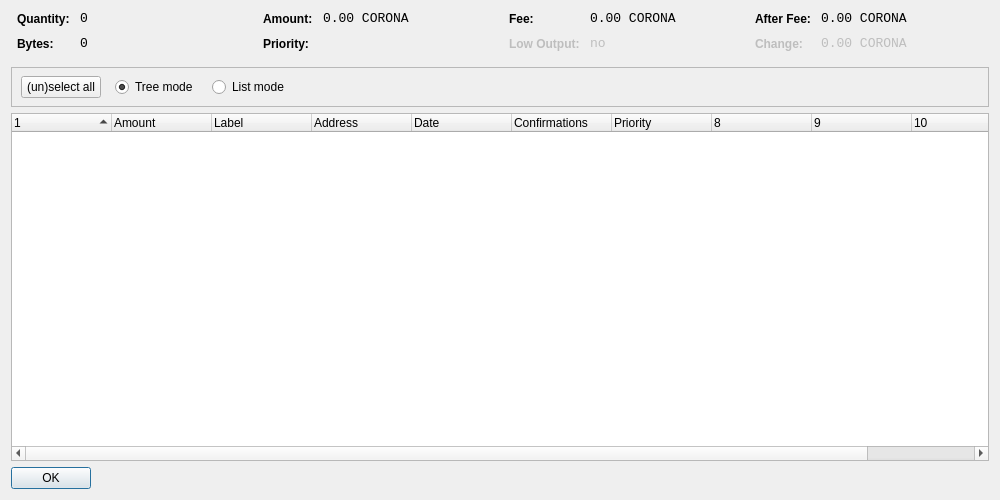
<?xml version="1.0" encoding="UTF-8"?>
<ui version="4.0">
 <class>CoinControlDialog</class>
 <widget class="QDialog" name="CoinControlDialog">
  <property name="geometry">
   <rect>
    <x>0</x>
    <y>0</y>
    <width>1000</width>
    <height>500</height>
   </rect>
  </property>
  <property name="windowTitle">
   <string>Coin Control</string>
  </property>
  <layout class="QVBoxLayout" name="verticalLayout">
   <item>
    <layout class="QHBoxLayout" name="horizontalLayoutTop" stretch="0,0,0,0">
     <property name="topMargin">
      <number>0</number>
     </property>
     <property name="bottomMargin">
      <number>10</number>
     </property>
     <item>
      <layout class="QFormLayout" name="formLayoutCoinControl1">
       <property name="horizontalSpacing">
        <number>10</number>
       </property>
       <property name="verticalSpacing">
        <number>10</number>
       </property>
       <property name="leftMargin">
        <number>6</number>
       </property>
       <property name="rightMargin">
        <number>6</number>
       </property>
       <item row="0" column="0">
        <widget class="QLabel" name="labelCoinControlQuantityText">
         <property name="styleSheet">
          <string notr="true">font-weight:bold;</string>
         </property>
         <property name="text">
          <string>Quantity:</string>
         </property>
        </widget>
       </item>
       <item row="0" column="1">
        <widget class="QLabel" name="labelCoinControlQuantity">
         <property name="font">
          <font>
           <family>Monospace</family>
           <pointsize>10</pointsize>
          </font>
         </property>
         <property name="cursor">
          <cursorShape>IBeamCursor</cursorShape>
         </property>
         <property name="contextMenuPolicy">
          <enum>Qt::ActionsContextMenu</enum>
         </property>
         <property name="text">
          <string notr="true">0</string>
         </property>
         <property name="textInteractionFlags">
          <set>Qt::LinksAccessibleByMouse|Qt::TextSelectableByKeyboard|Qt::TextSelectableByMouse</set>
         </property>
        </widget>
       </item>
       <item row="1" column="0">
        <widget class="QLabel" name="labelCoinControlBytesText">
         <property name="styleSheet">
          <string notr="true">font-weight:bold;</string>
         </property>
         <property name="text">
          <string>Bytes:</string>
         </property>
        </widget>
       </item>
       <item row="1" column="1">
        <widget class="QLabel" name="labelCoinControlBytes">
         <property name="font">
          <font>
           <family>Monospace</family>
           <pointsize>10</pointsize>
          </font>
         </property>
         <property name="cursor">
          <cursorShape>IBeamCursor</cursorShape>
         </property>
         <property name="contextMenuPolicy">
          <enum>Qt::ActionsContextMenu</enum>
         </property>
         <property name="text">
          <string notr="true">0</string>
         </property>
         <property name="textInteractionFlags">
          <set>Qt::LinksAccessibleByMouse|Qt::TextSelectableByKeyboard|Qt::TextSelectableByMouse</set>
         </property>
        </widget>
       </item>
      </layout>
     </item>
     <item>
      <layout class="QFormLayout" name="formLayoutCoinControl2">
       <property name="horizontalSpacing">
        <number>10</number>
       </property>
       <property name="verticalSpacing">
        <number>10</number>
       </property>
       <property name="leftMargin">
        <number>6</number>
       </property>
       <property name="rightMargin">
        <number>6</number>
       </property>
       <item row="0" column="0">
        <widget class="QLabel" name="labelCoinControlAmountText">
         <property name="styleSheet">
          <string notr="true">font-weight:bold;</string>
         </property>
         <property name="text">
          <string>Amount:</string>
         </property>
        </widget>
       </item>
       <item row="0" column="1">
        <widget class="QLabel" name="labelCoinControlAmount">
         <property name="font">
          <font>
           <family>Monospace</family>
           <pointsize>10</pointsize>
          </font>
         </property>
         <property name="cursor">
          <cursorShape>IBeamCursor</cursorShape>
         </property>
         <property name="contextMenuPolicy">
          <enum>Qt::ActionsContextMenu</enum>
         </property>
         <property name="text">
          <string notr="true">0.00 CORONA</string>
         </property>
         <property name="textInteractionFlags">
          <set>Qt::LinksAccessibleByMouse|Qt::TextSelectableByKeyboard|Qt::TextSelectableByMouse</set>
         </property>
        </widget>
       </item>
       <item row="1" column="0">
        <widget class="QLabel" name="labelCoinControlPriorityText">
         <property name="styleSheet">
          <string notr="true">font-weight:bold;</string>
         </property>
         <property name="text">
          <string>Priority:</string>
         </property>
        </widget>
       </item>
       <item row="1" column="1">
        <widget class="QLabel" name="labelCoinControlPriority">
         <property name="font">
          <font>
           <family>Monospace</family>
           <pointsize>10</pointsize>
          </font>
         </property>
         <property name="cursor">
          <cursorShape>IBeamCursor</cursorShape>
         </property>
         <property name="contextMenuPolicy">
          <enum>Qt::ActionsContextMenu</enum>
         </property>
         <property name="text">
          <string/>
         </property>
         <property name="textInteractionFlags">
          <set>Qt::LinksAccessibleByMouse|Qt::TextSelectableByKeyboard|Qt::TextSelectableByMouse</set>
         </property>
        </widget>
       </item>
      </layout>
     </item>
     <item>
      <layout class="QFormLayout" name="formLayoutCoinControl3">
       <property name="horizontalSpacing">
        <number>10</number>
       </property>
       <property name="verticalSpacing">
        <number>10</number>
       </property>
       <property name="leftMargin">
        <number>6</number>
       </property>
       <property name="rightMargin">
        <number>6</number>
       </property>
       <item row="0" column="0">
        <widget class="QLabel" name="labelCoinControlFeeText">
         <property name="styleSheet">
          <string notr="true">font-weight:bold;</string>
         </property>
         <property name="text">
          <string>Fee:</string>
         </property>
        </widget>
       </item>
       <item row="0" column="1">
        <widget class="QLabel" name="labelCoinControlFee">
         <property name="font">
          <font>
           <family>Monospace</family>
           <pointsize>10</pointsize>
          </font>
         </property>
         <property name="cursor">
          <cursorShape>IBeamCursor</cursorShape>
         </property>
         <property name="contextMenuPolicy">
          <enum>Qt::ActionsContextMenu</enum>
         </property>
         <property name="text">
          <string notr="true">0.00 CORONA</string>
         </property>
         <property name="textInteractionFlags">
          <set>Qt::LinksAccessibleByMouse|Qt::TextSelectableByKeyboard|Qt::TextSelectableByMouse</set>
         </property>
        </widget>
       </item>
       <item row="1" column="0">
        <widget class="QLabel" name="labelCoinControlLowOutputText">
         <property name="enabled">
          <bool>false</bool>
         </property>
         <property name="styleSheet">
          <string notr="true">font-weight:bold;</string>
         </property>
         <property name="text">
          <string>Low Output:</string>
         </property>
        </widget>
       </item>
       <item row="1" column="1">
        <widget class="QLabel" name="labelCoinControlLowOutput">
         <property name="enabled">
          <bool>false</bool>
         </property>
         <property name="font">
          <font>
           <family>Monospace</family>
           <pointsize>10</pointsize>
          </font>
         </property>
         <property name="cursor">
          <cursorShape>IBeamCursor</cursorShape>
         </property>
         <property name="contextMenuPolicy">
          <enum>Qt::ActionsContextMenu</enum>
         </property>
         <property name="text">
          <string notr="true">no</string>
         </property>
         <property name="textInteractionFlags">
          <set>Qt::LinksAccessibleByMouse|Qt::TextSelectableByKeyboard|Qt::TextSelectableByMouse</set>
         </property>
        </widget>
       </item>
      </layout>
     </item>
     <item>
      <layout class="QFormLayout" name="formLayoutCoinControl4">
       <property name="horizontalSpacing">
        <number>10</number>
       </property>
       <property name="verticalSpacing">
        <number>10</number>
       </property>
       <property name="leftMargin">
        <number>6</number>
       </property>
       <property name="rightMargin">
        <number>6</number>
       </property>
       <item row="0" column="0">
        <widget class="QLabel" name="labelCoinControlAfterFeeText">
         <property name="styleSheet">
          <string notr="true">font-weight:bold;</string>
         </property>
         <property name="text">
          <string>After Fee:</string>
         </property>
        </widget>
       </item>
       <item row="0" column="1">
        <widget class="QLabel" name="labelCoinControlAfterFee">
         <property name="font">
          <font>
           <family>Monospace</family>
           <pointsize>10</pointsize>
          </font>
         </property>
         <property name="cursor">
          <cursorShape>IBeamCursor</cursorShape>
         </property>
         <property name="contextMenuPolicy">
          <enum>Qt::ActionsContextMenu</enum>
         </property>
         <property name="text">
          <string notr="true">0.00 CORONA</string>
         </property>
         <property name="textInteractionFlags">
          <set>Qt::LinksAccessibleByMouse|Qt::TextSelectableByKeyboard|Qt::TextSelectableByMouse</set>
         </property>
        </widget>
       </item>
       <item row="1" column="0">
        <widget class="QLabel" name="labelCoinControlChangeText">
         <property name="enabled">
          <bool>false</bool>
         </property>
         <property name="styleSheet">
          <string notr="true">font-weight:bold;</string>
         </property>
         <property name="text">
          <string>Change:</string>
         </property>
        </widget>
       </item>
       <item row="1" column="1">
        <widget class="QLabel" name="labelCoinControlChange">
         <property name="enabled">
          <bool>false</bool>
         </property>
         <property name="font">
          <font>
           <family>Monospace</family>
           <pointsize>10</pointsize>
          </font>
         </property>
         <property name="cursor">
          <cursorShape>IBeamCursor</cursorShape>
         </property>
         <property name="contextMenuPolicy">
          <enum>Qt::ActionsContextMenu</enum>
         </property>
         <property name="text">
          <string notr="true">0.00 CORONA</string>
         </property>
         <property name="textInteractionFlags">
          <set>Qt::LinksAccessibleByMouse|Qt::TextSelectableByKeyboard|Qt::TextSelectableByMouse</set>
         </property>
        </widget>
       </item>
      </layout>
     </item>
    </layout>
   </item>
   <item>
    <widget class="QFrame" name="frame">
     <property name="minimumSize">
      <size>
       <width>0</width>
       <height>40</height>
      </size>
     </property>
     <property name="frameShape">
      <enum>QFrame::StyledPanel</enum>
     </property>
     <property name="frameShadow">
      <enum>QFrame::Sunken</enum>
     </property>
     <widget class="QWidget" name="horizontalLayoutWidget">
      <property name="geometry">
       <rect>
        <x>10</x>
        <y>0</y>
        <width>781</width>
        <height>41</height>
       </rect>
      </property>
      <layout class="QHBoxLayout" name="horizontalLayoutPanel" stretch="0,0,0,0,0">
       <property name="spacing">
        <number>14</number>
       </property>
       <item>
        <widget class="QPushButton" name="pushButtonSelectAll">
         <property name="sizePolicy">
          <sizepolicy hsizetype="Maximum" vsizetype="Fixed">
           <horstretch>0</horstretch>
           <verstretch>0</verstretch>
          </sizepolicy>
         </property>
         <property name="text">
          <string>(un)select all</string>
         </property>
        </widget>
       </item>
       <item>
        <widget class="QRadioButton" name="radioTreeMode">
         <property name="sizePolicy">
          <sizepolicy hsizetype="Maximum" vsizetype="Fixed">
           <horstretch>0</horstretch>
           <verstretch>0</verstretch>
          </sizepolicy>
         </property>
         <property name="text">
          <string>Tree mode</string>
         </property>
         <property name="checked">
          <bool>true</bool>
         </property>
        </widget>
       </item>
       <item>
        <widget class="QRadioButton" name="radioListMode">
         <property name="sizePolicy">
          <sizepolicy hsizetype="Maximum" vsizetype="Fixed">
           <horstretch>0</horstretch>
           <verstretch>0</verstretch>
          </sizepolicy>
         </property>
         <property name="text">
          <string>List mode</string>
         </property>
        </widget>
       </item>
       <item>
        <spacer name="horizontalSpacer">
         <property name="orientation">
          <enum>Qt::Horizontal</enum>
         </property>
         <property name="sizeHint" stdset="0">
          <size>
           <width>40</width>
           <height>20</height>
          </size>
         </property>
        </spacer>
       </item>
      </layout>
     </widget>
    </widget>
   </item>
   <item>
    <widget class="CoinControlTreeWidget" name="treeWidget">
     <property name="contextMenuPolicy">
      <enum>Qt::CustomContextMenu</enum>
     </property>
     <property name="sortingEnabled">
      <bool>false</bool>
     </property>
     <property name="columnCount">
      <number>11</number>
     </property>
     <attribute name="headerShowSortIndicator" stdset="0">
      <bool>true</bool>
     </attribute>
     <attribute name="headerStretchLastSection">
      <bool>false</bool>
     </attribute>
     <column>
      <property name="text">
       <string/>
      </property>
     </column>
     <column>
      <property name="text">
       <string>Amount</string>
      </property>
     </column>
     <column>
      <property name="text">
       <string>Label</string>
      </property>
     </column>
     <column>
      <property name="text">
       <string>Address</string>
      </property>
     </column>
     <column>
      <property name="text">
       <string>Date</string>
      </property>
     </column>
     <column>
      <property name="text">
       <string>Confirmations</string>
      </property>
      <property name="toolTip">
       <string>Confirmed</string>
      </property>
     </column>
     <column>
      <property name="text">
       <string>Priority</string>
      </property>
     </column>
     <column>
      <property name="text">
       <string/>
      </property>
     </column>
     <column>
      <property name="text">
       <string/>
      </property>
     </column>
     <column>
      <property name="text">
       <string/>
      </property>
     </column>
     <column>
      <property name="text">
       <string/>
      </property>
     </column>
    </widget>
   </item>
   <item>
    <widget class="QDialogButtonBox" name="buttonBox">
     <property name="sizePolicy">
      <sizepolicy hsizetype="Maximum" vsizetype="Fixed">
       <horstretch>0</horstretch>
       <verstretch>0</verstretch>
      </sizepolicy>
     </property>
     <property name="orientation">
      <enum>Qt::Horizontal</enum>
     </property>
     <property name="standardButtons">
      <set>QDialogButtonBox::Ok</set>
     </property>
    </widget>
   </item>
  </layout>
 </widget>
 <customwidgets>
  <customwidget>
   <class>CoinControlTreeWidget</class>
   <extends>QTreeWidget</extends>
   <header>coincontroltreewidget.h</header>
  </customwidget>
 </customwidgets>
 <resources/>
 <connections/>
</ui>
